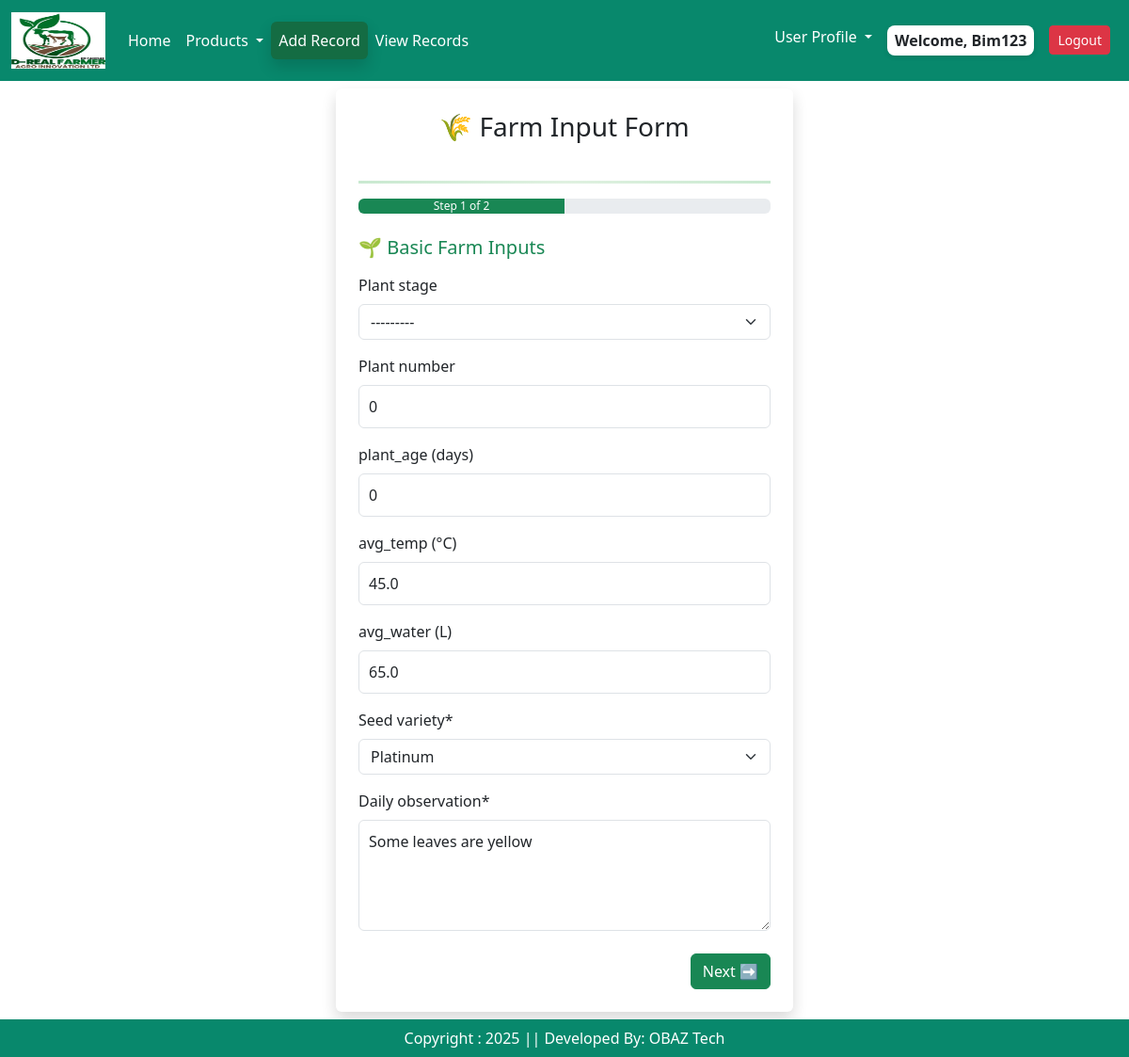
The app's page /farmrecords/edit/9 (signed in) with its own data.
### app/models.py (models this page shows, shortened)
class Farminputs(models.Model):
    user = models.ForeignKey(User, on_delete=models.CASCADE)
    plant_stage =  models.CharField(choices = stage_choices , max_length = 2, null=True, blank=True)
    plant_number = models.IntegerField(default= 0,null=True, blank=True)
    plant_age =  models.IntegerField(default= 0,null=True, blank=True)
    cocopeat_name= models.CharField(choices = cocopeat_choices , max_length = 2, null=True, blank=True)
    cocopeat_weight = models.FloatField(default= 0, null=True, blank=True)
    avg_temp = models.FloatField(default= 0, null=True, blank=True)
    avg_water = models.FloatField(default= 0, null=True, blank=True)
    seed_variety = models.CharField(choices = seed_choices, max_length = 2)
    daily_observation = models.TextField( default = '')
    created_at = models.DateTimeField(auto_now_add=True)
    class Meta:
        verbose_name = "Farminput"
        verbose_name_plural = "Farminput"  # Prevents Django from adding "s"

### app/views.py (the view)
# urls.py: path('farmrecords/edit/<int:pk>', views.farmrecords_edit, name = "farmrecordsedit"),
@login_required(login_url = 'user_login')
def farmrecords_edit(request, pk):
    item = Farminputs.objects.get(id=pk)
    try:
        item_two = Farminputtwo.objects.get(FI=item)
    except Farminputtwo.DoesNotExist:
        item_two = None  # if it doesn't exist yet
    if request.method == 'POST':
        form = FarminputForm(request.POST, instance=item)
        formtwo = FarminputtwoForm(request.POST, instance=item_two)
        if form.is_valid() and formtwo.is_valid():
            updated_item = form.save()
            updated_item_two = formtwo.save(commit=False)
            updated_item_two.FI = updated_item  # Link to Farminputs
            updated_item_two.save()
            messages.success(request, "✅ Record updated successfully.")
            return redirect('viewrecords')
    else:
        form = FarminputForm(instance=item)
        formtwo = FarminputtwoForm(instance=item_two)
    context = {
        'form': form,
        'formtwo': formtwo
    }
    return render(request, 'edit_farminginput.html', context)

### app/forms.py
class FarminputForm(forms.ModelForm):
    class Meta:
        model = Farminputs
        fields = ['plant_stage','plant_number','plant_age','cocopeat_name','cocopeat_weight',
                  'avg_temp','avg_water', 'seed_variety',
                  'daily_observation']
        widgets = {
            "daily_observation": forms.Textarea(attrs={"rows": 4}),  # 👈 make textarea taller
        }
        labels = {
            "plant_age":"plant_age (days)",
            "cocopeat_weight": "Cocopeat weight (kg)",  # 👈 adds (kg) to the field label
             "avg_temp": "avg_temp (°C)",
             "avg_water":"avg_water (L)",
        }
    def __init__(self, *args, **kwargs):
        super().__init__(*args, **kwargs)
        if not self.instance or not self.instance.pk:
            self.fields['plant_number'].initial = None
            self.fields['plant_age'].initial = None
            self.fields['cocopeat_weight'].initial = None
            self.fields['avg_temp'].initial = None
            self.fields['avg_water'].initial = None

class FarminputtwoForm(forms.ModelForm):
    class Meta:
        model = Farminputtwo
        fields = ['fungicide_name','avg_fungicide','insecticide_name','avg_insecticide',
                  'micronutrient_name', 'avg_micronutrient','fertilizer_name',
                  'avg_fertilizer']
        labels = {
              "avg_fungicide":"avg_fungicide (L)",
              "avg_insecticide":"avg_insecticide (L)",
              "avg_micronutrient":"avg_micronutrient (L)",
              "avg_fertilizer":"avg_fertilizer (kg)",
          }
    def __init__(self, *args, **kwargs):
        super().__init__(*args, **kwargs)
        if not self.instance or not self.instance.pk:
            self.fields['avg_fungicide'].initial = None
            self.fields['avg_insecticide'].initial = None
            self.fields['avg_micronutrient'].initial = None
            self.fields['avg_fertilizer'].initial = None

### app/templates/edit_farminginput.html (shortened to what this page needs)
{% extends 'base.html' %}
{% load static %}
{% load crispy_forms_tags %}
{% block main-content %}
<div class="container mt-2 mb-5">
  <div class="row justify-content-center">
    <div class="col-md-6 col-lg-5">
      <div class="card shadow border-0 p-4">
        <h3 class="text-center mb-4">🌾 Farm Input Form</h3>
        <hr class="gradient-double">
        <div class="progress mb-4">
          <div id="progress-bar" class="progress-bar bg-success" style="width: 50%;">
            Step 1 of 2
          </div>
        </div>
        <form method="POST" id="farmForm">
          <div class="form-step" id="step1">
            <h5 class="mb-3 text-success">🌱 Basic Farm Inputs</h5>
            {{ form|crispy }}
            <div class="d-flex justify-content-end mt-4">
              <button type="button" class="btn btn-success" id="nextBtn">Next ➡</button>
            </div>
          </div>
        </form>
      </div>
    </div>
  </div>
</div>
<br/><br/>
<br/><br/>
{% endblock main-content %}

### app/templates/base.html (shortened to what this page needs)
<!DOCTYPE html>
{% load static %}
<html lang="en">
<head>
    <link href = "https://cdn.jsdelivr.net/npm/bootstrap@5.3.3/dist/css/bootstrap.min.css" rel = "stylesheet"
    />
    <link href="https://cdn.jsdelivr.net/npm/bootstrap-icons/font/bootstrap-icons.css" rel="stylesheet"/>
    <link rel = "stylesheet" href = "{% static '/css/owl.carousel.min.css' %}" />
    <link rel = "stylesheet" href = "{% static '/css/all.min.css' %}" />
     <link rel = "stylesheet" href = "{% static '/css/style.css' %}" />
</head>
<body>
<div class = "row">
  <div class = "col-sm-12">
<nav class="navbar navbar-expand-lg" >
  <div class="container-fluid">
   <a class="navbar-brand" href="{% url 'home' %}"><img src = "{% static "/images/site_logo.png" %}" width = "100" height = "60"/></a>
{% if user.is_authenticated %}
    <div class="collapse navbar-collapse" id="navbarNavDropdown">
      <ul class="navbar-nav me-auto mb-2 mb-lg-0">
        <li class="nav-item">
          <a class="nav-link active" aria-current="page" href="#">Home</a>
        </li>
        <li class="nav-item dropdown">
          <a class="nav-link dropdown-toggle" href="#" role="button" data-bs-toggle="dropdown" aria-expanded="false">
            Products
          </a>
        </li>
           <li class="nav-item">
          <a class="nav-link active btn btn-success shadow" aria-current="page" href="{% url 'register' %}">Add Record</a>
        </li>
   <li class="nav-item">
          <a class="nav-link active" aria-current="page" href="{% url 'viewrecords' %}">View Records</a>
        </li>
      </ul>
      <ul class="navbar-nav ml-auto">
          {% if user.is_authenticated and user.is_staff and user.is_superuser %}
        <li class="nav-item dropdown">
          <a class="nav-link dropdown-toggle  text-dark" href="#" role="button" data-bs-toggle="dropdown" aria-expanded="false">
            Admin Profile
          </a>
          <ul class="dropdown-menu dropdown-menu-end shadow-sm rounded-3">
            <li><a class="dropdown-item" href="{% url 'staff_list' %}">Staff List</a></li>
            <li><a class="dropdown-item" href="#">Spraying_Chart </a></li>
            <li><a class="dropdown-item" href="#">View Suggestions  </a></li>
          </ul>
        </li>
        {% else %}
        <li class="nav-item dropdown">
          <a class="nav-link dropdown-toggle  text-dark" href="#" role="button" data-bs-toggle="dropdown" aria-expanded="false">
            User Profile
          </a>
        </li>
        {% endif %}
         <li class="nav-item p-2">
       {% if request.user.is_authenticated %} <span class = "welcome-user text-dark text-capitalize px-2 py-1">  welcome, {{request.user}} {% endif %}</span>
        </li>
        <li class="nav-item p-2">
           <a href="{% url 'user_logout' %}" class="btn btn-danger btn-sm">Logout</a>
        </li>
</ul>
   {% endif %}
    </div>
  </div>
</nav>
</div>
{% block main-content %}{% endblock main-content %}
<footer class = "container-fluid fixed-bottom text-white text-center p-2 mt-5">
Copyright : 2025 || Developed By: OBAZ Tech
</footer>
</body>
</html>

### app/static/css/style.css (style rules this page uses)
.navbar { background-color: rgb(8, 136, 108) !important; }
.nav-link { color: white !important; }
footer { background-color: rgb(8, 136, 108) !important; }
.form-control { padding: 10px !important; }
.gradient-double { border: none; height: 4px; background: linear-gradient(to bottom, #333 33%, transparent 33%, transparent 66%, #333 66%); }
.welcome-user { background-color: #fff; border-radius: 8px; font-weight: 600; box-shadow: 0 2px 5px rgba(0, 0, 0, 0.1); display: inline-block; }
.gradient-double { height: 3px; background: linear-gradient(to right, #28a745, #81c784, #28a745); border: none; margin: 1rem 0; }

### records on screen
Farminputs: plant_stage "---------", plant_number "0", plant_age "0", avg_temp "45.0", avg_water "65.0", seed_variety "Platinum", daily_observation "Some leaves are yellow"

### other values on screen
{{ request.user }} "Bim123"
